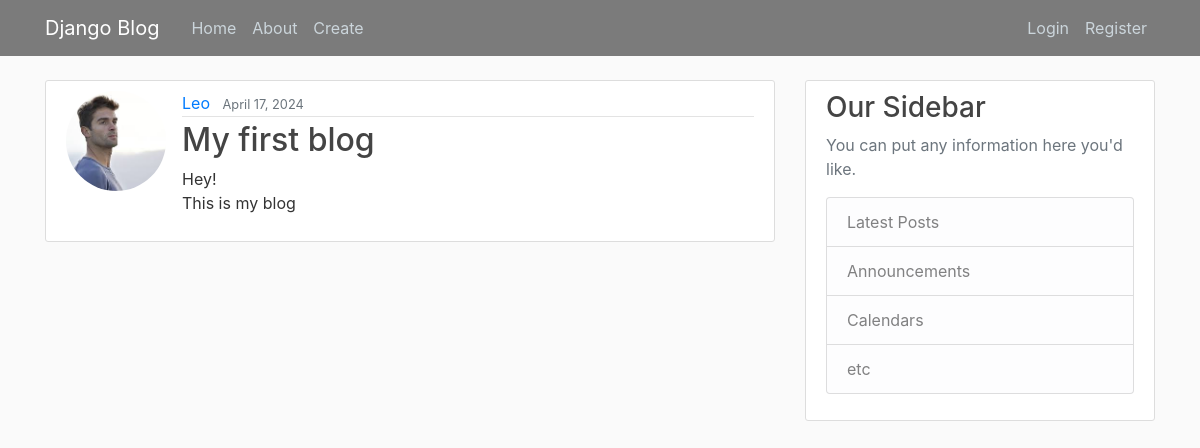
The page /post/30/ on the database its author committed.
### main/models.py (models this page shows, shortened)
class Post(models.Model):
    title = models.CharField(max_length = 100)
    content = models.TextField()
    date_posted = models.DateTimeField(default = timezone.now)
    author = models.ForeignKey(User, on_delete=models.CASCADE) #Jeśli user usunięty, to post też

### users/models.py (models this page shows, shortened)
class Profile(models.Model):
    user = models.OneToOneField(User, on_delete=models.CASCADE) #CASCADE - jeśli user usunięty, usuń posty, nie na odwrót
    image = models.ImageField(default='default.jpg', upload_to='profile_pics')

### main/views.py (the view)
# urls.py: path('post/<int:pk>/', PostDetailView.as_view(), name="post-detail"),
class PostDetailView(DetailView):
    model = Post

### main/templates/main/post_detail.html
{% extends "main/base.html" %}
{% block content %}
    <article class="media content-section">
        <img class ="rounded-circle article-img" src="{{ object.author.profile.image.url }}">
        <div class="media-body">
            <div class="article-metadata">
                <a class="mr-2" href="{% url 'user-posts' object.author.username %}">{{ object.author }}</a>
                <small class="text-muted">{{ object.date_posted|date:"F d, Y" }}</small>
            </div>
            <h2 class="article-title" href="#">{{ object.title }}</h2>
            <p class="article-content">{{ object.content }}</p>
        </div>
    </article>
{% endblock content %}

### main/static/main/main.css (style rules this page uses)
body { background: #fafafa; color: #333333; margin-top: 5rem; }
h1, h2, h3, h4, h5, h6 { color: #444444; }
.content-section { background: #ffffff; padding: 10px 20px; border: 1px solid #dddddd; border-radius: 3px; margin-bottom: 20px; }
.article-title { color: #444444; }
.article-content { white-space: pre-line; }
.article-img { height: 65px; width: 65px; margin-right: 16px; }
.article-metadata { padding-bottom: 1px; margin-bottom: 4px; border-bottom: 1px solid #e3e3e3 }
.article-img { width: 100px; height: 100px; object-fit: cover; border-radius: 50%; }

### rows shown on the page
Post: author.profile.image (picture), author "Leo", date_posted "April 17, 2024", title "My first blog", content "Hey! This is my blog"
